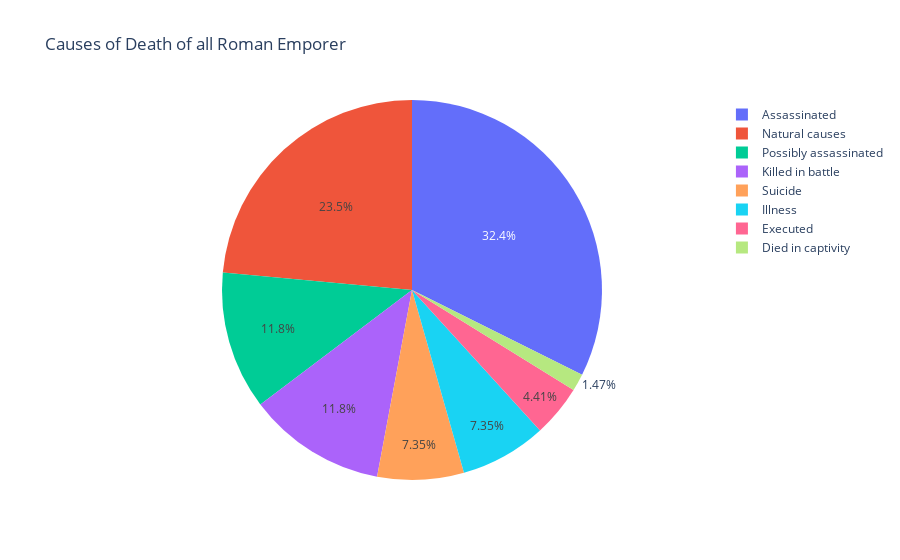

Here is the notebook cell this chart was saved with:
### Code cell
from plotly.offline import iplot

pie1 = roman_emporer.Cause_of_Death
labels = roman_emporer.Cause_of_Death

fig = {
  "data": [
    {
      
      "labels": labels,
      "domain": {"x": [.4, .10]},
      "name": "",
      "hoverinfo":"label+percent+name",
      "hole": 0,
      "type": "pie"
    },],
  "layout": {
        "title":"Causes of Death of all Roman Emporer",
         
        "annotations": [
            { "font": { "size": 20},
              "showarrow": False,
                "text":"",
                "x": 0.20,
                "y": 1
            
             
            },
        ]
    }
}
iplot(fig)

### Figure 1 — Plotly figure (JSON) as saved in the notebook; plotly's stock layout.template omitted (floating-point values rounded to 4 significant figures)
{"data": [{"domain": {"x": [0.4, 0.1]}, "hole": 0, "hoverinfo": "label+percent+name", "labels": ["Possibly assassinated", "Possibly assassinated", "Assassinated", "Possibly assassinated", "Suicide", "Assassinated", "Suicide", "Assassinated", "Natural causes", "Illness", "Assassinated", "Natural causes", "Natural causes", "Natural causes", "Natural causes", "Illness", "Illness", "Assassinated", "Assassinated", "Executed", "Natural causes", "Assassinated", "Assassinated", "Executed", "Assassinated", "Assassinated", "Assassinated", "Suicide", "Killed in battle", "Assassinated", "Assassinated", "Possibly assassinated", "Killed in battle", "Killed in battle", "Illness", "Assassinated", "Assassinated", "Died in captivity", "Assassinated", "Illness", "Possibly assassinated", "Assassinated", "Possibly assassinated", "Assassinated", "Assassinated", "Natural causes", "Possibly assassinated", "Killed in battle", "Natural causes", "Suicide", "Natural causes", "Natural causes", "Assassinated", "Natural causes", "Killed in battle", "Suicide", "Executed", "Killed in battle", "Natural causes", "Assassinated", "Natural causes", "Killed in battle", "Natural causes", "Natural causes", "Killed in battle", "Assassinated", "Possibly assassinated", "Natural causes"], "name": "", "type": "pie"}], "layout": {"annotations": [{"font": {"size": 20}, "showarrow": false, "text": "", "x": 0.2, "y": 1}], "title": {"text": "Causes of Death of all Roman Emporer"}}}
